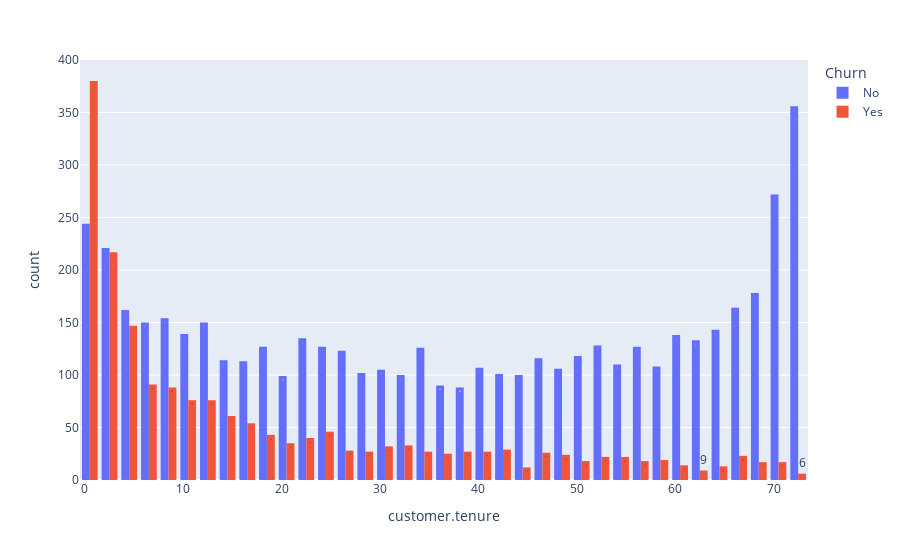

Notebook cell for this chart:
### Code cell
px.histogram(df_plano, x = 'customer.tenure', text_auto = True, color = 'Churn', barmode = 'group')

### Figure 1 — Plotly figure (JSON) as saved in the notebook; plotly's stock layout.template omitted (floating-point values rounded to 4 significant figures; data arrays with more than 128 entries replaced by an {"elided": "..."} marker saying what was removed)
{"data": [{"alignmentgroup": "True", "bingroup": "x", "hovertemplate": "Churn=No<br>customer.tenure=%{x}<br>count=%{y}<extra></extra>", "legendgroup": "No", "marker": {"color": "#636efa", "pattern": {"shape": ""}}, "name": "No", "offsetgroup": "No", "orientation": "v", "showlegend": true, "texttemplate": "%{value}", "type": "histogram", "x": {"elided": "5174 int values"}, "xaxis": "x", "yaxis": "y"}, {"alignmentgroup": "True", "bingroup": "x", "hovertemplate": "Churn=Yes<br>customer.tenure=%{x}<br>count=%{y}<extra></extra>", "legendgroup": "Yes", "marker": {"color": "#EF553B", "pattern": {"shape": ""}}, "name": "Yes", "offsetgroup": "Yes", "orientation": "v", "showlegend": true, "texttemplate": "%{value}", "type": "histogram", "x": {"elided": "1869 int values"}, "xaxis": "x", "yaxis": "y"}], "layout": {"barmode": "group", "legend": {"title": {"text": "Churn"}, "tracegroupgap": 0}, "margin": {"t": 60}, "xaxis": {"anchor": "y", "domain": [0, 1], "title": {"text": "customer.tenure"}}, "yaxis": {"anchor": "x", "domain": [0, 1], "title": {"text": "count"}}}}
